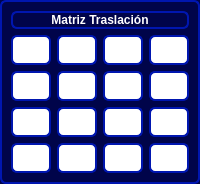
     <widget class="QWidget" name="MatrizY" native="true">
      <property name="styleSheet">
       <string notr="true">background-color: rgb(0, 4, 74);
 border-radius: 6px;
    border: 2px solid #0016b0;</string>
      </property>
      <layout class="QVBoxLayout" name="verticalLayout_11">
       <item>
        <widget class="QLabel" name="lMatrizY_3">
         <property name="text">
          <string>&lt;html&gt;&lt;head/&gt;&lt;body&gt;&lt;p&gt;&lt;span style=&quot; font-weight:600; color:#ffffff;&quot;&gt;Matriz Traslación&lt;/span&gt;&lt;/p&gt;&lt;/body&gt;&lt;/html&gt;</string>
         </property>
         <property name="alignment">
          <set>Qt::AlignCenter</set>
         </property>
        </widget>
       </item>
       <item>
        <layout class="QGridLayout" name="layouY">
         <item row="0" column="0">
          <widget class="QLabel" name="lMYa">
           <property name="minimumSize">
            <size>
             <width>30</width>
             <height>30</height>
            </size>
           </property>
           <property name="maximumSize">
            <size>
             <width>40</width>
             <height>30</height>
            </size>
           </property>
           <property name="styleSheet">
            <string notr="true">background-color: rgb(255, 255, 255);</string>
           </property>
           <property name="text">
            <string/>
           </property>
           <property name="alignment">
            <set>Qt::AlignCenter</set>
           </property>
          </widget>
         </item>
         <item row="0" column="1">
          <widget class="QLabel" name="lMYb">
           <property name="minimumSize">
            <size>
             <width>30</width>
             <height>30</height>
            </size>
           </property>
           <property name="maximumSize">
            <size>
             <width>40</width>
             <height>30</height>
            </size>
           </property>
           <property name="styleSheet">
            <string notr="true">background-color: rgb(255, 255, 255);</string>
           </property>
           <property name="text">
            <string/>
           </property>
           <property name="alignment">
            <set>Qt::AlignCenter</set>
           </property>
          </widget>
         </item>
         <item row="3" column="1">
          <widget class="QLabel" name="lMYn">
           <property name="minimumSize">
            <size>
             <width>30</width>
             <height>30</height>
            </size>
           </property>
           <property name="maximumSize">
            <size>
             <width>40</width>
             <height>30</height>
            </size>
           </property>
           <property name="styleSheet">
            <string notr="true">background-color: rgb(255, 255, 255);</string>
           </property>
           <property name="text">
            <string/>
           </property>
           <property name="alignment">
            <set>Qt::AlignCenter</set>
           </property>
          </widget>
         </item>
         <item row="3" column="3">
          <widget class="QLabel" name="lMYp">
           <property name="minimumSize">
            <size>
             <width>30</width>
             <height>30</height>
            </size>
           </property>
           <property name="maximumSize">
            <size>
             <width>40</width>
             <height>30</height>
            </size>
           </property>
           <property name="styleSheet">
            <string notr="true">background-color: rgb(255, 255, 255);</string>
           </property>
           <property name="text">
            <string/>
           </property>
           <property name="alignment">
            <set>Qt::AlignCenter</set>
           </property>
          </widget>
         </item>
         <item row="2" column="1">
          <widget class="QLabel" name="lMYj">
           <property name="minimumSize">
            <size>
             <width>30</width>
             <height>30</height>
            </size>
           </property>
           <property name="maximumSize">
            <size>
             <width>40</width>
             <height>30</height>
            </size>
           </property>
           <property name="styleSheet">
            <string notr="true">background-color: rgb(255, 255, 255);</string>
           </property>
           <property name="text">
            <string/>
           </property>
           <property name="alignment">
            <set>Qt::AlignCenter</set>
           </property>
          </widget>
         </item>
         <item row="3" column="0">
          <widget class="QLabel" name="lMYm">
           <property name="minimumSize">
            <size>
             <width>30</width>
             <height>30</height>
            </size>
           </property>
           <property name="maximumSize">
            <size>
             <width>40</width>
             <height>30</height>
            </size>
           </property>
           <property name="styleSheet">
            <string notr="true">background-color: rgb(255, 255, 255);</string>
           </property>
           <property name="text">
            <string/>
           </property>
           <property name="alignment">
            <set>Qt::AlignCenter</set>
           </property>
          </widget>
         </item>
         <item row="2" column="2">
          <widget class="QLabel" name="lMYk">
           <property name="minimumSize">
            <size>
             <width>30</width>
             <height>30</height>
            </size>
           </property>
           <property name="maximumSize">
            <size>
             <width>40</width>
             <height>30</height>
            </size>
           </property>
           <property name="styleSheet">
            <string notr="true">background-color: rgb(255, 255, 255);</string>
           </property>
           <property name="text">
            <string/>
           </property>
           <property name="alignment">
            <set>Qt::AlignCenter</set>
           </property>
          </widget>
         </item>
         <item row="1" column="0">
          <widget class="QLabel" name="lMYe">
           <property name="minimumSize">
            <size>
             <width>30</width>
             <height>30</height>
            </size>
           </property>
           <property name="maximumSize">
            <size>
             <width>40</width>
             <height>30</height>
            </size>
           </property>
           <property name="styleSheet">
            <string notr="true">background-color: rgb(255, 255, 255);</string>
           </property>
           <property name="text">
            <string/>
           </property>
           <property name="alignment">
            <set>Qt::AlignCenter</set>
           </property>
          </widget>
         </item>
         <item row="1" column="2">
          <widget class="QLabel" name="lMYg">
           <property name="minimumSize">
            <size>
             <width>30</width>
             <height>30</height>
            </size>
           </property>
           <property name="maximumSize">
            <size>
             <width>40</width>
             <height>30</height>
            </size>
           </property>
           <property name="styleSheet">
            <string notr="true">background-color: rgb(255, 255, 255);</string>
           </property>
           <property name="text">
            <string/>
           </property>
           <property name="alignment">
            <set>Qt::AlignCenter</set>
           </property>
          </widget>
         </item>
         <item row="3" column="2">
          <widget class="QLabel" name="lMYo">
           <property name="minimumSize">
            <size>
             <width>30</width>
             <height>30</height>
            </size>
           </property>
           <property name="maximumSize">
            <size>
             <width>40</width>
             <height>30</height>
            </size>
           </property>
           <property name="styleSheet">
            <string notr="true">background-color: rgb(255, 255, 255);</string>
           </property>
           <property name="text">
            <string/>
           </property>
           <property name="alignment">
            <set>Qt::AlignCenter</set>
           </property>
          </widget>
         </item>
         <item row="0" column="3">
          <widget class="QLabel" name="lMYd">
           <property name="minimumSize">
            <size>
             <width>30</width>
             <height>30</height>
            </size>
           </property>
           <property name="maximumSize">
            <size>
             <width>40</width>
             <height>30</height>
            </size>
           </property>
           <property name="styleSheet">
            <string notr="true">background-color: rgb(255, 255, 255);</string>
           </property>
           <property name="text">
            <string/>
           </property>
           <property name="alignment">
            <set>Qt::AlignCenter</set>
           </property>
          </widget>
         </item>
         <item row="0" column="2">
          <widget class="QLabel" name="lMYc">
           <property name="minimumSize">
            <size>
             <width>30</width>
             <height>30</height>
            </size>
           </property>
           <property name="maximumSize">
            <size>
             <width>40</width>
             <height>30</height>
            </size>
           </property>
           <property name="styleSheet">
            <string notr="true">background-color: rgb(255, 255, 255);</string>
           </property>
           <property name="text">
            <string/>
           </property>
           <property name="alignment">
            <set>Qt::AlignCenter</set>
           </property>
          </widget>
         </item>
         <item row="1" column="1">
          <widget class="QLabel" name="lMYf">
           <property name="minimumSize">
            <size>
             <width>30</width>
             <height>30</height>
            </size>
           </property>
           <property name="maximumSize">
            <size>
             <width>40</width>
             <height>30</height>
            </size>
           </property>
           <property name="styleSheet">
            <string notr="true">background-color: rgb(255, 255, 255);</string>
           </property>
           <property name="text">
            <string/>
           </property>
           <property name="alignment">
            <set>Qt::AlignCenter</set>
           </property>
          </widget>
         </item>
         <item row="1" column="3">
          <widget class="QLabel" name="lMYh">
           <property name="minimumSize">
            <size>
             <width>30</width>
             <height>30</height>
            </size>
           </property>
           <property name="maximumSize">
            <size>
             <width>40</width>
             <height>30</height>
            </size>
           </property>
           <property name="styleSheet">
            <string notr="true">background-color: rgb(255, 255, 255);</string>
           </property>
           <property name="text">
            <string/>
           </property>
           <property name="alignment">
            <set>Qt::AlignCenter</set>
           </property>
          </widget>
         </item>
         <item row="2" column="0">
          <widget class="QLabel" name="lMYi">
           <property name="minimumSize">
            <size>
             <width>30</width>
             <height>30</height>
            </size>
           </property>
           <property name="maximumSize">
            <size>
             <width>40</width>
             <height>30</height>
            </size>
           </property>
           <property name="styleSheet">
            <string notr="true">background-color: rgb(255, 255, 255);</string>
           </property>
           <property name="text">
            <string/>
           </property>
           <property name="alignment">
            <set>Qt::AlignCenter</set>
           </property>
          </widget>
         </item>
         <item row="2" column="3">
          <widget class="QLabel" name="lMYl">
           <property name="minimumSize">
            <size>
             <width>30</width>
             <height>30</height>
            </size>
           </property>
           <property name="maximumSize">
            <size>
             <width>40</width>
             <height>30</height>
            </size>
           </property>
           <property name="styleSheet">
            <string notr="true">background-color: rgb(255, 255, 255);</string>
           </property>
           <property name="text">
            <string/>
           </property>
           <property name="alignment">
            <set>Qt::AlignCenter</set>
           </property>
          </widget>
         </item>
        </layout>
       </item>
      </layout>
     </widget>
